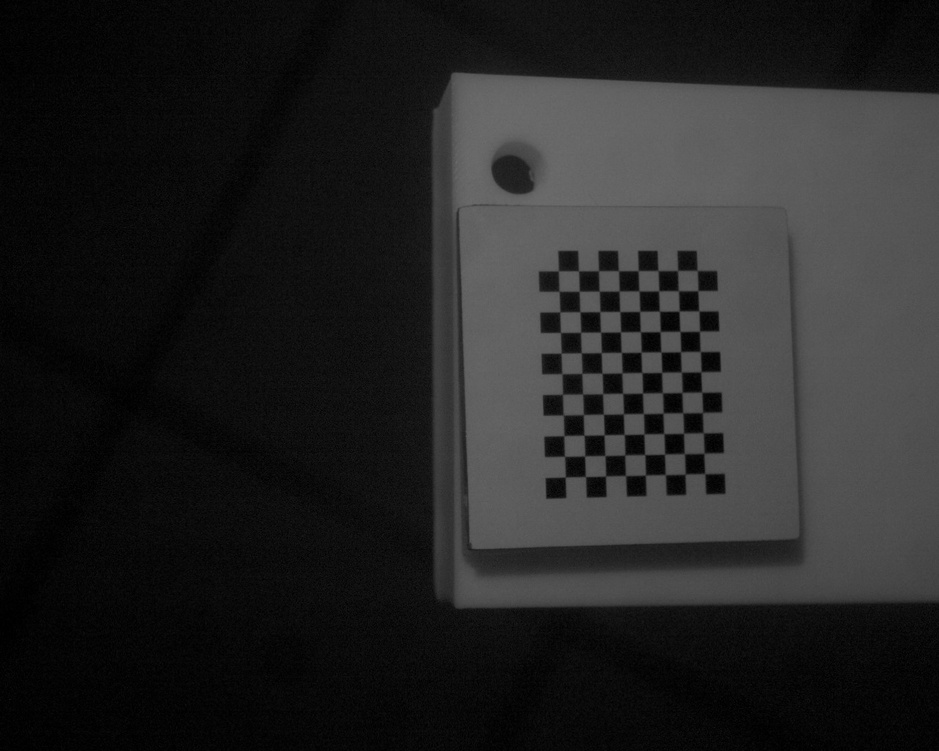
#> input picture rectified_WIN_20260527_17_36_07_Pro.jpg, 939 x 751 px, shrunk from 1280 x 1024 before the run; its folder holds only this picture in this run
$ python mo_hu.py
#> lines starting #> are read from the running program, lines starting #| are printed output that depends on the picture
import os
from PIL import Image, ImageFilter

def find_first_image(folder="."):
    """返回文件夹中第一张图片的路径（jpg/png/jpeg）"""
    for f in os.listdir(folder):
        if f.lower().endswith(('.jpg', '.jpeg', '.png')):
            return os.path.join(folder, f)
    return None

def apply_gaussian_blur(input_path, output_dir, radii):
#> called with output_dir = 'blurred_outputs'
    os.makedirs(output_dir, exist_ok=True)
    img = Image.open(input_path)
#> img is the input picture: PIL image 939x751 RGB; min 0, max 109, mean 35.6
    base = os.path.splitext(os.path.basename(input_path))[0]
    ext = os.path.splitext(input_path)[1]

    for r in radii:
        blurred = img.filter(ImageFilter.GaussianBlur(radius=r))
        out_path = os.path.join(output_dir, f"{base}_r{r}{ext}")
        blurred.save(out_path)
        print(f"已保存: {out_path}")
#> this loop made 5 passes
#> pass 3, in apply_gaussian_blur, `blurred = img.filter(ImageFilter.GaussianBlur(radius=r))`:
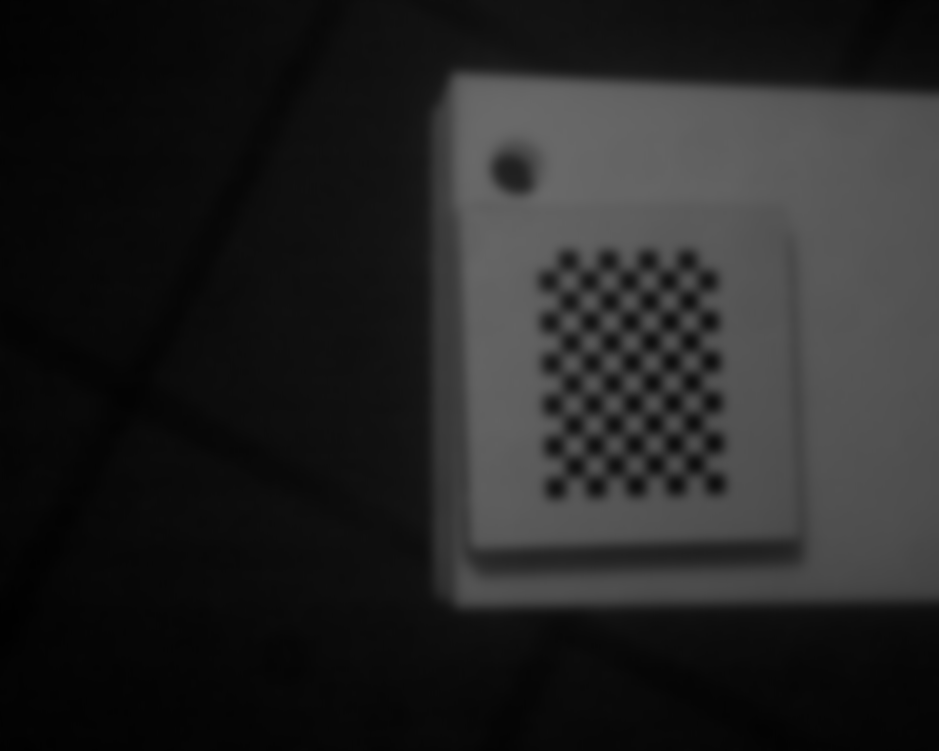
#> blurred: PIL image 939x751 RGB; min 1, max 105, mean 35.6

if __name__ == "__main__":
    # 自动查找当前目录下的第一张图片
    img_path = find_first_image()
    if img_path is None:
        print("当前目录下没有找到 jpg/png 图片。")
        img_path = input("请输入图片完整路径: ").strip().strip('"')
        if not os.path.exists(img_path):
            print(f"文件不存在: {img_path}")
            exit(1)

    print(f"处理图片: {img_path}")
    apply_gaussian_blur(img_path, "blurred_outputs", radii=[1, 3, 5, 10, 15])
    print("全部完成！")
